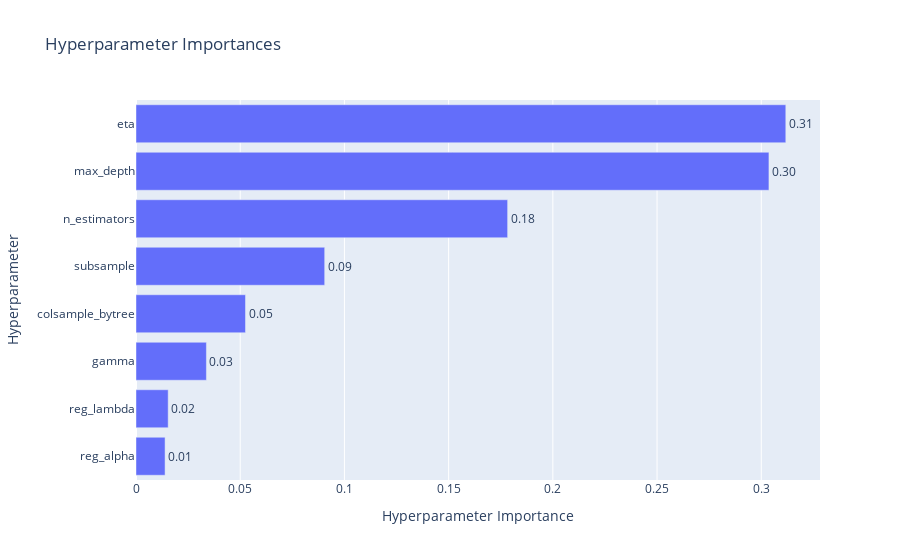

Source (notebook cell):
### Code cell
optuna.visualization.plot_optimization_history(study)
optuna.visualization.plot_param_importances(study)

### Figure 1 — Plotly figure (JSON) as saved in the notebook; plotly's stock layout.template omitted (floating-point values rounded to 4 significant figures)
{"data": [{"cliponaxis": false, "hovertemplate": ["reg_alpha (FloatDistribution): 0.013949062475079547<extra></extra>", "reg_lambda (FloatDistribution): 0.015442042096554613<extra></extra>", "gamma (FloatDistribution): 0.03378212563428686<extra></extra>", "colsample_bytree (FloatDistribution): 0.05253949033109649<extra></extra>", "subsample (FloatDistribution): 0.09053350430357932<extra></extra>", "n_estimators (IntDistribution): 0.1783051573661398<extra></extra>", "max_depth (IntDistribution): 0.3036788027637173<extra></extra>", "eta (FloatDistribution): 0.31176981502954576<extra></extra>"], "name": "Objective Value", "orientation": "h", "text": ["0.01", "0.02", "0.03", "0.05", "0.09", "0.18", "0.30", "0.31"], "textposition": "outside", "type": "bar", "x": [0.01395, 0.01544, 0.03378, 0.05254, 0.09053, 0.1783, 0.3037, 0.3118], "y": ["reg_alpha", "reg_lambda", "gamma", "colsample_bytree", "subsample", "n_estimators", "max_depth", "eta"]}], "layout": {"title": {"text": "Hyperparameter Importances"}, "xaxis": {"title": {"text": "Hyperparameter Importance"}}, "yaxis": {"title": {"text": "Hyperparameter"}}}}
